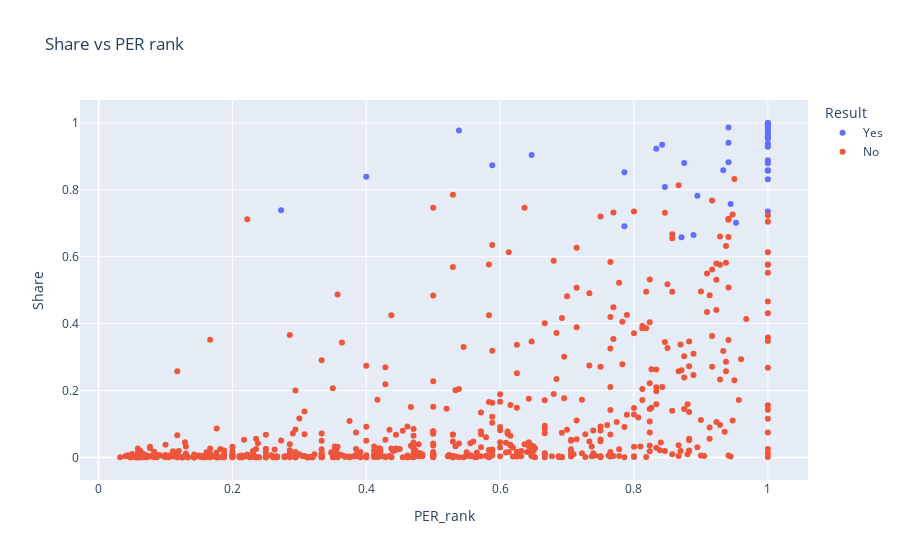

Notebook source saved alongside this figure:
### Code cell
fig6 = plex.scatter(MVP_main_rankings,
                    y = 'Share',
                    x = 'PER_rank',
                    color='Result',
                    title = 'Share vs PER rank',
                    hover_name='Player',
                    hover_data=['Year']
                   )
fig6.write_html('../figures/PER_rank.html')
fig6.show()

### Figure 1 — Plotly figure (JSON) as saved in the notebook; plotly's stock layout.template omitted (floating-point values rounded to 4 significant figures; data arrays with more than 128 entries replaced by an {"elided": "..."} marker saying what was removed)
{"data": [{"customdata": [[1980], [1981], [1982], [1983], [1984], [1985], [1986], [1987], [1988], [1989], [1990], [1991], [1992], [1993], [1994], [1995], [1996], [1997], [1998], [1999], [2000], [2001], [2002], [2003], [2004], [2005], [2006], [2007], [2008], [2009], [2010], [2011], [2012], [2013], [2014], [2015], [2016], [2017], [2018], [2019], [2020], [2021]], "hovertemplate": "<b>%{hovertext}</b><br><br>Result=Yes<br>PER_rank=%{x}<br>Share=%{y}<br>Year=%{customdata[0]}<extra></extra>", "hovertext": ["Kareem Abdul-Jabbar", "Julius Erving", "Moses Malone", "Moses Malone", "Larry Bird", "Larry Bird", "Larry Bird", "Magic Johnson", "Michael Jordan", "Magic Johnson", "Magic Johnson", "Michael Jordan", "Michael Jordan", "Charles Barkley", "Hakeem Olajuwon", "David Robinson", "Michael Jordan", "Karl Malone", "Michael Jordan", "Karl Malone", "Shaquille O'Neal", "Allen Iverson", "Tim Duncan", "Tim Duncan", "Kevin Garnett", "Steve Nash", "Steve Nash", "Dirk Nowitzki", "Kobe Bryant", "LeBron James", "LeBron James", "Derrick Rose", "LeBron James", "LeBron James", "Kevin Durant", "Stephen Curry", "Stephen Curry", "Russell Westbrook", "James Harden", "Giannis Antetokounmpo", "Giannis Antetokounmpo", "Nikola Jokić"], "legendgroup": "Yes", "marker": {"color": "#636efa", "symbol": "circle"}, "mode": "markers", "name": "Yes", "orientation": "v", "showlegend": true, "type": "scatter", "x": [0.8889, 0.871, 1, 1, 0.9333, 1, 1, 0.9412, 1, 0.8947, 0.7857, 1, 1, 0.7857, 0.875, 1, 0.9412, 1, 0.8421, 0.9524, 1, 0.6471, 0.9444, 0.8462, 1, 0.4, 0.2727, 0.9412, 0.5882, 1, 1, 0.5385, 1, 1, 1, 0.8333, 1, 1, 1, 1, 1, 1], "xaxis": "x", "y": [0.665, 0.658, 0.735, 0.96, 0.858, 0.978, 0.981, 0.94, 0.831, 0.782, 0.691, 0.928, 0.938, 0.852, 0.88, 0.858, 0.986, 0.857, 0.934, 0.701, 0.998, 0.904, 0.757, 0.808, 0.991, 0.839, 0.739, 0.882, 0.873, 0.969, 0.98, 0.977, 0.888, 0.998, 0.986, 0.922, 1, 0.879, 0.955, 0.932, 0.952, 0.961], "yaxis": "y"}, {"customdata": {"elided": "637x1 int values"}, "hovertemplate": "<b>%{hovertext}</b><br><br>Result=No<br>PER_rank=%{x}<br>Share=%{y}<br>Year=%{customdata[0]}<extra></extra>", "hovertext": {"elided": "637 str values"}, "legendgroup": "No", "marker": {"color": "#EF553B", "symbol": "circle"}, "mode": "markers", "name": "No", "orientation": "v", "showlegend": true, "type": "scatter", "x": {"elided": "637 float values"}, "xaxis": "x", "y": {"elided": "637 float values"}, "yaxis": "y"}], "layout": {"autosize": true, "legend": {"title": {"text": "Result"}, "tracegroupgap": 0}, "title": {"text": "Share vs PER rank"}, "xaxis": {"anchor": "y", "autorange": true, "domain": [0, 1], "range": [-0.02867, 1.061], "title": {"text": "PER_rank"}, "type": "linear"}, "yaxis": {"anchor": "x", "autorange": true, "domain": [0, 1], "range": [-0.08144, 1.082], "title": {"text": "Share"}, "type": "linear"}}}
